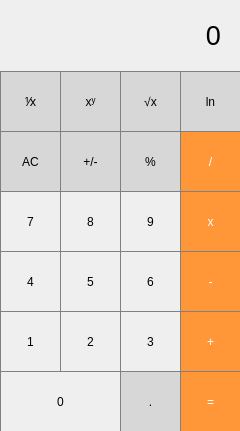
<?xml version="1.0" encoding="UTF-8"?>
<ui version="4.0">
 <class>MainWindow</class>
 <widget class="QMainWindow" name="MainWindow">
  <property name="geometry">
   <rect>
    <x>0</x>
    <y>0</y>
    <width>240</width>
    <height>431</height>
   </rect>
  </property>
  <property name="windowTitle">
   <string>MainWindow</string>
  </property>
  <widget class="QWidget" name="centralwidget">
   <widget class="QLabel" name="result_show">
    <property name="geometry">
     <rect>
      <x>10</x>
      <y>0</y>
      <width>211</width>
      <height>71</height>
     </rect>
    </property>
    <property name="font">
     <font>
      <pointsize>20</pointsize>
     </font>
    </property>
    <property name="styleSheet">
     <string notr="true">QPushButton{
border: 1px solid gray;
}
QPushButton:pressed{

	background-color: qlineargradient(x1: 0, y1: 0, x2: 0, y2: 1,
													    stop: 0 #dadbde, stop: 1 #f6f7fa);

}</string>
    </property>
    <property name="text">
     <string>0</string>
    </property>
    <property name="alignment">
     <set>Qt::AlignRight|Qt::AlignTrailing|Qt::AlignVCenter</set>
    </property>
    <property name="wordWrap">
     <bool>false</bool>
    </property>
   </widget>
   <widget class="QPushButton" name="pushButton_clear">
    <property name="geometry">
     <rect>
      <x>0</x>
      <y>131</y>
      <width>61</width>
      <height>61</height>
     </rect>
    </property>
    <property name="styleSheet">
     <string notr="true">QPushButton{
background-color: rgb(215, 215, 215);
border: 1px solid gray;
}

QPushButton:pressed {

background-color: qlineargradient(x1: 0, y1: 0, x2: 0, y2: 1,
													stop: 0 #BEBEBE, stop: 1 #D7D7D7);

}</string>
    </property>
    <property name="text">
     <string>AC</string>
    </property>
   </widget>
   <widget class="QPushButton" name="pushButton_plus_minus">
    <property name="geometry">
     <rect>
      <x>60</x>
      <y>131</y>
      <width>61</width>
      <height>61</height>
     </rect>
    </property>
    <property name="styleSheet">
     <string notr="true">QPushButton{
background-color: rgb(215, 215, 215);
border: 1px solid gray;
}

QPushButton:pressed {

background-color: qlineargradient(x1: 0, y1: 0, x2: 0, y2: 1,
													stop: 0 #BEBEBE, stop: 1 #D7D7D7);

}</string>
    </property>
    <property name="text">
     <string>+/-</string>
    </property>
   </widget>
   <widget class="QPushButton" name="pushButton_percent">
    <property name="geometry">
     <rect>
      <x>120</x>
      <y>131</y>
      <width>61</width>
      <height>61</height>
     </rect>
    </property>
    <property name="styleSheet">
     <string notr="true">QPushButton{
background-color: rgb(215, 215, 215);
border: 1px solid gray;
}

QPushButton:pressed {

background-color: qlineargradient(x1: 0, y1: 0, x2: 0, y2: 1,
													stop: 0 #BEBEBE, stop: 1 #D7D7D7);

}</string>
    </property>
    <property name="text">
     <string>%</string>
    </property>
   </widget>
   <widget class="QPushButton" name="pushButton_divide">
    <property name="geometry">
     <rect>
      <x>180</x>
      <y>131</y>
      <width>61</width>
      <height>61</height>
     </rect>
    </property>
    <property name="styleSheet">
     <string notr="true">QPushButton{
background-color: rgb(255, 151, 57);
color: white;
border: 1px solid gray;
}

QPushButton:pressed {

background-color: qlineargradient(x1: 0, y1: 0, x2: 0, y2: 1,
													stop: 0 #FF7832, stop: 1 #FF9739);

}</string>
    </property>
    <property name="text">
     <string>/</string>
    </property>
   </widget>
   <widget class="QPushButton" name="pushButton_9">
    <property name="geometry">
     <rect>
      <x>120</x>
      <y>191</y>
      <width>61</width>
      <height>61</height>
     </rect>
    </property>
    <property name="styleSheet">
     <string notr="true">QPushButton{
border: 1px solid gray;
}
QPushButton:pressed{

	background-color: qlineargradient(x1: 0, y1: 0, x2: 0, y2: 1,
													    stop: 0 #dadbde, stop: 1 #f6f7fa);

}</string>
    </property>
    <property name="text">
     <string>9</string>
    </property>
   </widget>
   <widget class="QPushButton" name="pushButton_mult">
    <property name="geometry">
     <rect>
      <x>180</x>
      <y>191</y>
      <width>61</width>
      <height>61</height>
     </rect>
    </property>
    <property name="styleSheet">
     <string notr="true">QPushButton{
background-color: rgb(255, 151, 57);
color: white;
border: 1px solid gray;
}

QPushButton:pressed {

background-color: qlineargradient(x1: 0, y1: 0, x2: 0, y2: 1,
													stop: 0 #FF7832, stop: 1 #FF9739);

}</string>
    </property>
    <property name="text">
     <string>x</string>
    </property>
   </widget>
   <widget class="QPushButton" name="pushButton_7">
    <property name="geometry">
     <rect>
      <x>0</x>
      <y>191</y>
      <width>61</width>
      <height>61</height>
     </rect>
    </property>
    <property name="mouseTracking">
     <bool>false</bool>
    </property>
    <property name="toolTipDuration">
     <number>-1</number>
    </property>
    <property name="styleSheet">
     <string notr="true">QPushButton{
border: 1px solid gray;
}
QPushButton:pressed{

	background-color: qlineargradient(x1: 0, y1: 0, x2: 0, y2: 1,
													    stop: 0 #dadbde, stop: 1 #f6f7fa);

}</string>
    </property>
    <property name="text">
     <string>7</string>
    </property>
   </widget>
   <widget class="QPushButton" name="pushButton_8">
    <property name="geometry">
     <rect>
      <x>60</x>
      <y>191</y>
      <width>61</width>
      <height>61</height>
     </rect>
    </property>
    <property name="styleSheet">
     <string notr="true">QPushButton{
border: 1px solid gray;
}
QPushButton:pressed{

	background-color: qlineargradient(x1: 0, y1: 0, x2: 0, y2: 1,
													    stop: 0 #dadbde, stop: 1 #f6f7fa);

}</string>
    </property>
    <property name="text">
     <string>8</string>
    </property>
   </widget>
   <widget class="QPushButton" name="pushButton_3">
    <property name="geometry">
     <rect>
      <x>120</x>
      <y>311</y>
      <width>61</width>
      <height>61</height>
     </rect>
    </property>
    <property name="styleSheet">
     <string notr="true">QPushButton{
border: 1px solid gray;
}
QPushButton:pressed{

	background-color: qlineargradient(x1: 0, y1: 0, x2: 0, y2: 1,
													    stop: 0 #dadbde, stop: 1 #f6f7fa);

}</string>
    </property>
    <property name="text">
     <string>3</string>
    </property>
   </widget>
   <widget class="QPushButton" name="pushButton_6">
    <property name="geometry">
     <rect>
      <x>120</x>
      <y>251</y>
      <width>61</width>
      <height>61</height>
     </rect>
    </property>
    <property name="styleSheet">
     <string notr="true">QPushButton{
border: 1px solid gray;
}
QPushButton:pressed{

	background-color: qlineargradient(x1: 0, y1: 0, x2: 0, y2: 1,
													    stop: 0 #dadbde, stop: 1 #f6f7fa);

}</string>
    </property>
    <property name="text">
     <string>6</string>
    </property>
   </widget>
   <widget class="QPushButton" name="pushButton_minus">
    <property name="geometry">
     <rect>
      <x>180</x>
      <y>251</y>
      <width>61</width>
      <height>61</height>
     </rect>
    </property>
    <property name="styleSheet">
     <string notr="true">QPushButton{
background-color: rgb(255, 151, 57);
color: white;
border: 1px solid gray;
}

QPushButton:pressed {

background-color: qlineargradient(x1: 0, y1: 0, x2: 0, y2: 1,
													stop: 0 #FF7832, stop: 1 #FF9739);

}</string>
    </property>
    <property name="text">
     <string>-</string>
    </property>
   </widget>
   <widget class="QPushButton" name="pushButton_4">
    <property name="geometry">
     <rect>
      <x>0</x>
      <y>251</y>
      <width>61</width>
      <height>61</height>
     </rect>
    </property>
    <property name="styleSheet">
     <string notr="true">QPushButton{
border: 1px solid gray;
}
QPushButton:pressed{

	background-color: qlineargradient(x1: 0, y1: 0, x2: 0, y2: 1,
													    stop: 0 #dadbde, stop: 1 #f6f7fa);

}</string>
    </property>
    <property name="text">
     <string>4</string>
    </property>
   </widget>
   <widget class="QPushButton" name="pushButton_1">
    <property name="geometry">
     <rect>
      <x>0</x>
      <y>311</y>
      <width>61</width>
      <height>61</height>
     </rect>
    </property>
    <property name="styleSheet">
     <string notr="true">QPushButton{
border: 1px solid gray;
}
QPushButton:pressed{

	background-color: qlineargradient(x1: 0, y1: 0, x2: 0, y2: 1,
													    stop: 0 #dadbde, stop: 1 #f6f7fa);

}</string>
    </property>
    <property name="text">
     <string>1</string>
    </property>
   </widget>
   <widget class="QPushButton" name="pushButton_5">
    <property name="geometry">
     <rect>
      <x>60</x>
      <y>251</y>
      <width>61</width>
      <height>61</height>
     </rect>
    </property>
    <property name="styleSheet">
     <string notr="true">QPushButton{
border: 1px solid gray;
}
QPushButton:pressed{

	background-color: qlineargradient(x1: 0, y1: 0, x2: 0, y2: 1,
													    stop: 0 #dadbde, stop: 1 #f6f7fa);

}</string>
    </property>
    <property name="text">
     <string>5</string>
    </property>
   </widget>
   <widget class="QPushButton" name="pushButton_2">
    <property name="geometry">
     <rect>
      <x>60</x>
      <y>311</y>
      <width>61</width>
      <height>61</height>
     </rect>
    </property>
    <property name="styleSheet">
     <string notr="true">QPushButton{
border: 1px solid gray;
}
QPushButton:pressed{

	background-color: qlineargradient(x1: 0, y1: 0, x2: 0, y2: 1,
													    stop: 0 #dadbde, stop: 1 #f6f7fa);

}</string>
    </property>
    <property name="text">
     <string>2</string>
    </property>
   </widget>
   <widget class="QPushButton" name="pushButton_plus">
    <property name="geometry">
     <rect>
      <x>180</x>
      <y>311</y>
      <width>61</width>
      <height>61</height>
     </rect>
    </property>
    <property name="styleSheet">
     <string notr="true">QPushButton{
background-color: rgb(255, 151, 57);
color: white;
border: 1px solid gray;
}

QPushButton:pressed {

background-color: qlineargradient(x1: 0, y1: 0, x2: 0, y2: 1,
													stop: 0 #FF7832, stop: 1 #FF9739);

}</string>
    </property>
    <property name="text">
     <string>+</string>
    </property>
   </widget>
   <widget class="QPushButton" name="pushButton_0">
    <property name="geometry">
     <rect>
      <x>0</x>
      <y>371</y>
      <width>121</width>
      <height>61</height>
     </rect>
    </property>
    <property name="styleSheet">
     <string notr="true">QPushButton{
border: 1px solid gray;
}
QPushButton:pressed{

	background-color: qlineargradient(x1: 0, y1: 0, x2: 0, y2: 1,
													    stop: 0 #dadbde, stop: 1 #f6f7fa);

}</string>
    </property>
    <property name="text">
     <string>0</string>
    </property>
   </widget>
   <widget class="QPushButton" name="pushButton_dot">
    <property name="geometry">
     <rect>
      <x>120</x>
      <y>371</y>
      <width>61</width>
      <height>61</height>
     </rect>
    </property>
    <property name="styleSheet">
     <string notr="true">QPushButton{
background-color: rgb(215, 215, 215);
border: 1px solid gray;
}

QPushButton:pressed {

background-color: qlineargradient(x1: 0, y1: 0, x2: 0, y2: 1,
													stop: 0 #BEBEBE, stop: 1 #D7D7D7);

}</string>
    </property>
    <property name="text">
     <string>.</string>
    </property>
   </widget>
   <widget class="QPushButton" name="pushButton_equals">
    <property name="geometry">
     <rect>
      <x>180</x>
      <y>371</y>
      <width>61</width>
      <height>61</height>
     </rect>
    </property>
    <property name="styleSheet">
     <string notr="true">QPushButton{
background-color: rgb(255, 151, 57);
color: white;
border: 1px solid gray;
}

QPushButton:pressed {

background-color: qlineargradient(x1: 0, y1: 0, x2: 0, y2: 1,
													stop: 0 #FF7832, stop: 1 #FF9739);

}</string>
    </property>
    <property name="text">
     <string>=</string>
    </property>
   </widget>
   <widget class="QPushButton" name="pushButton_opposite">
    <property name="geometry">
     <rect>
      <x>0</x>
      <y>71</y>
      <width>61</width>
      <height>61</height>
     </rect>
    </property>
    <property name="font">
     <font>
      <family>Sans Serif</family>
     </font>
    </property>
    <property name="styleSheet">
     <string notr="true">QPushButton{
background-color: rgb(215, 215, 215);
border: 1px solid gray;
}

QPushButton:pressed {

background-color: qlineargradient(x1: 0, y1: 0, x2: 0, y2: 1,
													stop: 0 #BEBEBE, stop: 1 #D7D7D7);

}</string>
    </property>
    <property name="text">
     <string>⅟x</string>
    </property>
   </widget>
   <widget class="QPushButton" name="pushButton_log">
    <property name="geometry">
     <rect>
      <x>180</x>
      <y>71</y>
      <width>61</width>
      <height>61</height>
     </rect>
    </property>
    <property name="styleSheet">
     <string notr="true">QPushButton{
background-color: rgb(215, 215, 215);
border: 1px solid gray;
}

QPushButton:pressed {

background-color: qlineargradient(x1: 0, y1: 0, x2: 0, y2: 1,
													stop: 0 #BEBEBE, stop: 1 #D7D7D7);

}
</string>
    </property>
    <property name="text">
     <string>ln</string>
    </property>
   </widget>
   <widget class="QPushButton" name="pushButton_sqrt">
    <property name="geometry">
     <rect>
      <x>120</x>
      <y>71</y>
      <width>61</width>
      <height>61</height>
     </rect>
    </property>
    <property name="styleSheet">
     <string notr="true">QPushButton{
background-color: rgb(215, 215, 215);
border: 1px solid gray;
}

QPushButton:pressed {

background-color: qlineargradient(x1: 0, y1: 0, x2: 0, y2: 1,
													stop: 0 #BEBEBE, stop: 1 #D7D7D7);

}</string>
    </property>
    <property name="text">
     <string>√x</string>
    </property>
   </widget>
   <widget class="QPushButton" name="pushButton_pow">
    <property name="geometry">
     <rect>
      <x>60</x>
      <y>71</y>
      <width>61</width>
      <height>61</height>
     </rect>
    </property>
    <property name="styleSheet">
     <string notr="true">QPushButton{
background-color: rgb(215, 215, 215);
border: 1px solid gray;
}

QPushButton:pressed {

background-color: qlineargradient(x1: 0, y1: 0, x2: 0, y2: 1,
													stop: 0 #BEBEBE, stop: 1 #D7D7D7);

}</string>
    </property>
    <property name="text">
     <string>xʸ</string>
    </property>
   </widget>
  </widget>
 </widget>
 <resources/>
 <connections/>
</ui>
